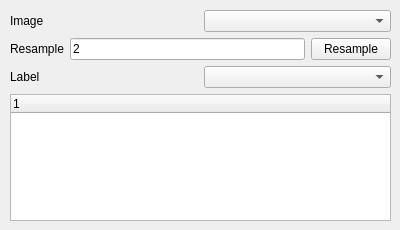
<?xml version="1.0" encoding="UTF-8"?>
<ui version="4.0">
 <class>LabelImageProcessView</class>
 <widget class="QWidget" name="LabelImageProcessView">
  <property name="geometry">
   <rect>
    <x>0</x>
    <y>0</y>
    <width>400</width>
    <height>230</height>
   </rect>
  </property>
  <property name="windowTitle">
   <string>Form</string>
  </property>
  <widget class="QWidget" name="verticalLayoutWidget">
   <property name="geometry">
    <rect>
     <x>10</x>
     <y>10</y>
     <width>381</width>
     <height>211</height>
    </rect>
   </property>
   <layout class="QVBoxLayout" name="verticalLayout">
    <item>
     <layout class="QHBoxLayout" name="horizontalLayout">
      <item>
       <widget class="QLabel" name="label">
        <property name="text">
         <string>Image</string>
        </property>
       </widget>
      </item>
      <item>
       <widget class="QmitkDataStorageComboBox" name="ImageSelector"/>
      </item>
     </layout>
    </item>
    <item>
     <layout class="QHBoxLayout" name="horizontalLayout_2">
      <item>
       <widget class="QLabel" name="label_2">
        <property name="text">
         <string>Resample</string>
        </property>
       </widget>
      </item>
      <item>
       <widget class="QLineEdit" name="ResampleRateLE">
        <property name="text">
         <string>2</string>
        </property>
       </widget>
      </item>
      <item>
       <widget class="QPushButton" name="ResampleBtn">
        <property name="text">
         <string>Resample</string>
        </property>
       </widget>
      </item>
     </layout>
    </item>
    <item>
     <layout class="QHBoxLayout" name="horizontalLayout_3">
      <item>
       <widget class="QLabel" name="label_3">
        <property name="text">
         <string>Label</string>
        </property>
       </widget>
      </item>
      <item>
       <widget class="QComboBox" name="LabelValueSelector"/>
      </item>
     </layout>
    </item>
    <item>
     <widget class="QTreeWidget" name="ConnectedInformation">
      <column>
       <property name="text">
        <string notr="true">1</string>
       </property>
      </column>
     </widget>
    </item>
   </layout>
  </widget>
 </widget>
 <customwidgets>
  <customwidget>
   <class>QmitkDataStorageComboBox</class>
   <extends>QComboBox</extends>
   <header>QmitkDataStorageComboBox.h</header>
  </customwidget>
 </customwidgets>
 <resources/>
 <connections/>
</ui>
